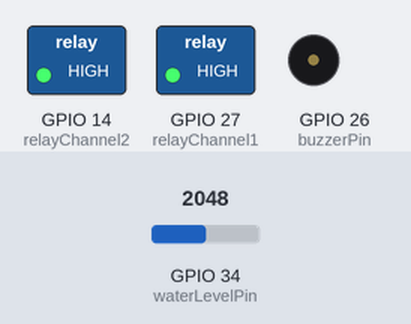
Bench run of a sketch on a simulated ESP32. On the bench: switched loads named in the sketch (green lamp = pin HIGH), buzzer (waves = sounding, pin HIGH). The test bench sets the inputs (shaded band); at power-on: GPIO 34 (waterLevelPin) = 2048. WiFi joins after 1.5 s; servers stay silent unless stated; network time is answered at once with the bench clock; the local clock reads 2024-03-15 10:24:30 at power-on unless the sketch sets it; what the sketch prints to the serial monitor is not drawn.

Above: at 1.56 s.
At 2.6 s:
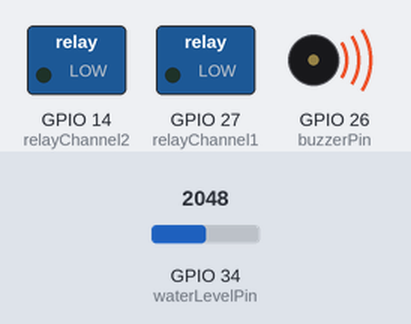
At 17.6 s:
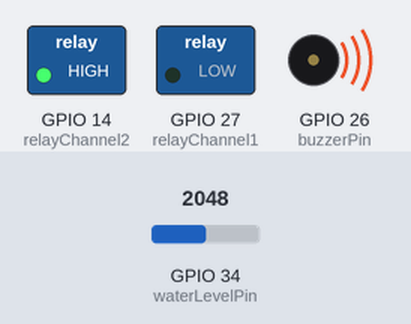
At 22.6 s:
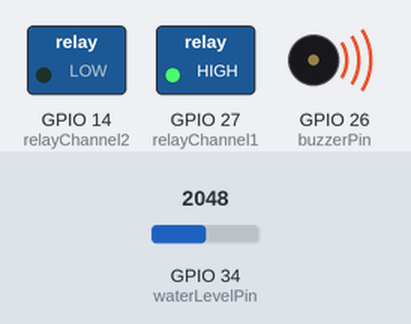
At 27.6 s:
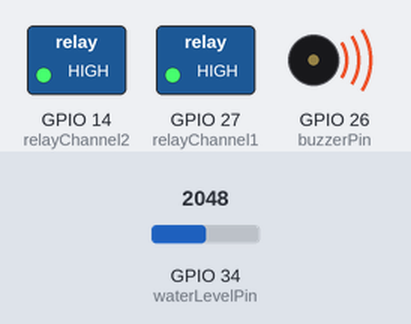
Timing chart, 0 to 36.0 s (numbered marks = the images above):
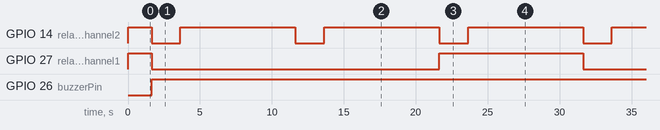

The sketch:

UndePassMoniter.ino
```cpp
#include <Arduino.h>
#include <WiFi.h>
#include <FirebaseESP32.h>
#include <NTPClient.h>
#include <WiFiUdp.h>
#include <addons/TokenHelper.h>

// 1. WiFi and Firebase setup
#define WIFI_SSID "YourWiFiNetwork"
#define WIFI_PASSWORD "YourWiFiPassword"
#define API_KEY "YourAPIKey123456789"
#define DATABASE_URL "https://example-database.firebaseio.com/"
#define USER_EMAIL "example@example.com"
#define USER_PASSWORD "ExamplePassword123"

// Firebase objects
FirebaseData fbdo;
FirebaseAuth auth;
FirebaseConfig config;

// Time interval setup
unsigned long sendDataPrevMillis = 0;
unsigned long interval = 10000; // 10 seconds

// Pin definitions
const int waterLevelPin = 34;  // Analog pin for water level sensor
const int buzzerPin = 26;      // Digital pin for buzzer
const int relayChannel1 = 27;  // Relay pin for water pump
const int relayChannel2 = 14;  // Relay pin for DC motor

// Variables for water level tracking
float currentWaterLevel = 0.0;
float lowestWaterLevel = 100.0; // Initialized high to track the lowest level correctly
float highestWaterLevel = 0.0;
bool zeroLevelSent = false;

// NTP Client for time synchronization
WiFiUDP ntpUDP;
NTPClient timeClient(ntpUDP, "pool.ntp.org", 19800, 60000); // Offset is for IST (UTC +5:30)

// Additional variables for pump control
bool pumpActive = false;
unsigned long pumpStartTime = 0;
const unsigned long pumpDuration = 13000; // 13 seconds

// Function to read stable water levels
float getStableWaterLevel() {
  int readings = 10;
  float total = 0;

  for (int i = 0; i < readings; i++) {
    total += analogRead(waterLevelPin);
    delay(10); // Small delay between readings
  }

  float averageReading = total / readings;

  // Adjust the mapping to increase the water level by 15 cm
  averageReading = map(averageReading, 0, 4095, 0, 100); // Original mapping
  averageReading += 15; // Add 15 cm to the result

  return constrain(averageReading, 0, 100); // Constrain to 100 cm max
}

// Function to track water levels
void updateWaterLevelExtremes(float waterLevel) {
  static float lastReading = -1;

  if (abs(waterLevel - lastReading) > 2) { // Ignore fluctuations < 2 cm
    lowestWaterLevel = min(lowestWaterLevel, waterLevel);
    highestWaterLevel = max(highestWaterLevel, waterLevel);
    lastReading = waterLevel;
  }
}

// Setup function
void setup() {
  Serial.begin(115200);

  // Initialize pins
  pinMode(buzzerPin, OUTPUT);
  digitalWrite(buzzerPin, LOW);

  pinMode(relayChannel1, OUTPUT);
  pinMode(relayChannel2, OUTPUT);

  // Set relay pins HIGH initially to keep the relays off (active-low logic)
  digitalWrite(relayChannel1, HIGH);
  digitalWrite(relayChannel2, HIGH);

  // Connect to Wi-Fi
  WiFi.begin(WIFI_SSID, WIFI_PASSWORD);
  Serial.print("Connecting to Wi-Fi");
  while (WiFi.status() != WL_CONNECTED) {
    Serial.print(".");
    delay(300);
  }
  Serial.println();
  Serial.print("Connected with IP: ");
  Serial.println(WiFi.localIP());

  // Firebase setup
  config.api_key = API_KEY;
  auth.user.email = USER_EMAIL;
  auth.user.password = USER_PASSWORD;
  config.database_url = DATABASE_URL;
  config.token_status_callback = tokenStatusCallback; // For token generation

  Firebase.begin(&config, &auth);
  Firebase.reconnectNetwork(true);
  fbdo.setBSSLBufferSize(4096, 1024);

  // Initialize NTP
  timeClient.begin();
}

// Loop function
void loop() {
  timeClient.update();

  if (Firebase.ready() && (millis() - sendDataPrevMillis > interval || sendDataPrevMillis == 0)) {
    sendDataPrevMillis = millis();

    // Get a stable water level reading
    currentWaterLevel = getStableWaterLevel();

    if (currentWaterLevel > 0) {
      updateWaterLevelExtremes(currentWaterLevel);
      zeroLevelSent = false;

      // Buzzer control
      if (currentWaterLevel >= 60) {
        digitalWrite(buzzerPin, HIGH);
      } else {
        digitalWrite(buzzerPin, LOW);
      }

      // Pump and motor control
      if (currentWaterLevel >= 60 && !pumpActive) {
        digitalWrite(relayChannel1, LOW);
        pumpStartTime = millis();
        pumpActive = true;
      }

      if (pumpActive && (millis() - pumpStartTime >= pumpDuration)) {
        digitalWrite(relayChannel1, HIGH);
        pumpActive = false;
      }

      if (currentWaterLevel >= 60) {
        digitalWrite(relayChannel2, LOW);
        delay(2000);
        digitalWrite(relayChannel2, HIGH);
      } else {
        digitalWrite(relayChannel2, HIGH);
      }

      // Upload data to Firebase
      String currentDate = getFormattedDate();
      String currentTime = getFormattedTime();
      uploadDataToFirebase(currentDate, currentTime);
    } else {
      if (!zeroLevelSent) {
        String currentDate = getFormattedDate();
        String currentTime = getFormattedTime();
        uploadZeroWaterLevel(currentDate, currentTime);
        zeroLevelSent = true;
      }
      digitalWrite(buzzerPin, LOW);
      digitalWrite(relayChannel1, HIGH);
      digitalWrite(relayChannel2, HIGH);
    }
  }
}

// Function to upload water level data to Firebase
void uploadDataToFirebase(String currentDate, String currentTime) {
  FirebaseJson json;
  json.set("current", currentWaterLevel);
  json.set("highest", highestWaterLevel);
  json.set("lowest", lowestWaterLevel);

  String path = "/waterLevel/dates/" + currentDate + "/" + currentTime;
  if (Firebase.set(fbdo, path, json)) {
    Serial.println("Data uploaded successfully");
  } else {
    Serial.print("Error uploading data: ");
    Serial.println(fbdo.errorReason());
  }
}

// Function to upload zero water level data to Firebase
void uploadZeroWaterLevel(String currentDate, String currentTime) {
  FirebaseJson json;
  json.set("current", 0);
  json.set("highest", highestWaterLevel);
  json.set("lowest", lowestWaterLevel);

  String path = "/waterLevel/dates/" + currentDate + "/" + currentTime;
  if (Firebase.updateNode(fbdo, path, json)) {
    Serial.println("Zero water level uploaded successfully");
  } else {
    Serial.print("Error uploading zero data: ");
    Serial.println(fbdo.errorReason());
  }
}

// Helper function to get formatted date
String getFormattedDate() {
  unsigned long epochTime = timeClient.getEpochTime();
  unsigned long currentDateTime = epochTime + 19800;
  time_t rawtime = currentDateTime;
  struct tm *timeinfo = localtime(&rawtime);
  char buffer[80];
  strftime(buffer, sizeof(buffer), "%Y-%m-%d", timeinfo);
  return String(buffer);
}

// Helper function to get formatted time
String getFormattedTime() {
  return timeClient.getFormattedTime();
}
```

Measured:
- by itself, GPIO 14 (relayChannel2): alternates HIGH for 8.0 s and LOW for 2.0 s
- by itself, GPIO 27 (relayChannel1): alternates HIGH for 10.0 s and LOW for 20.0 s
- by itself, GPIO 26 (buzzerPin): LOW → HIGH at 1.6 s
